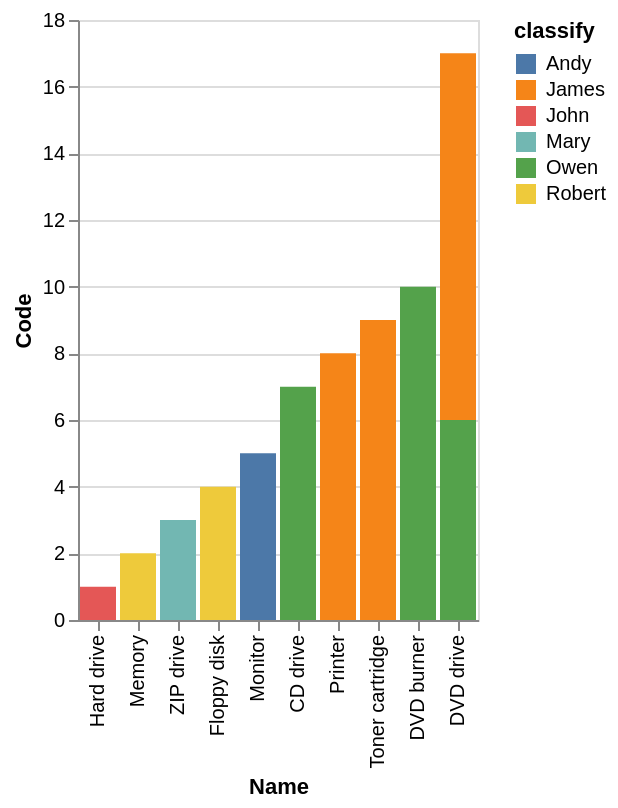

The specification (Vega-Lite) saved for this image:
### Vega-Lite specification from a JSON file in a GitHub repository (floating-point values rounded to 4 significant figures)
{"data": {"values": [{"x_data": "Hard drive", "y_data": 0, "classify": "Andy"}, {"x_data": "Memory", "y_data": 0, "classify": "Andy"}, {"x_data": "ZIP drive", "y_data": 0, "classify": "Andy"}, {"x_data": "Floppy disk", "y_data": 0, "classify": "Andy"}, {"x_data": "Monitor", "y_data": 5, "classify": "Andy"}, {"x_data": "CD drive", "y_data": 0, "classify": "Andy"}, {"x_data": "Printer", "y_data": 0, "classify": "Andy"}, {"x_data": "Toner cartridge", "y_data": 0, "classify": "Andy"}, {"x_data": "DVD burner", "y_data": 0, "classify": "Andy"}, {"x_data": "DVD drive", "y_data": 0, "classify": "Andy"}, {"x_data": "Hard drive", "y_data": 0, "classify": "James"}, {"x_data": "Memory", "y_data": 0, "classify": "James"}, {"x_data": "ZIP drive", "y_data": 0, "classify": "James"}, {"x_data": "Floppy disk", "y_data": 0, "classify": "James"}, {"x_data": "Monitor", "y_data": 0, "classify": "James"}, {"x_data": "CD drive", "y_data": 0, "classify": "James"}, {"x_data": "Printer", "y_data": 8, "classify": "James"}, {"x_data": "Toner cartridge", "y_data": 9, "classify": "James"}, {"x_data": "DVD burner", "y_data": 0, "classify": "James"}, {"x_data": "DVD drive", "y_data": 11, "classify": "James"}, {"x_data": "Hard drive", "y_data": 1, "classify": "John"}, {"x_data": "Memory", "y_data": 0, "classify": "John"}, {"x_data": "ZIP drive", "y_data": 0, "classify": "John"}, {"x_data": "Floppy disk", "y_data": 0, "classify": "John"}, {"x_data": "Monitor", "y_data": 0, "classify": "John"}, {"x_data": "CD drive", "y_data": 0, "classify": "John"}, {"x_data": "Printer", "y_data": 0, "classify": "John"}, {"x_data": "Toner cartridge", "y_data": 0, "classify": "John"}, {"x_data": "DVD burner", "y_data": 0, "classify": "John"}, {"x_data": "DVD drive", "y_data": 0, "classify": "John"}, {"x_data": "Hard drive", "y_data": 0, "classify": "Mary"}, {"x_data": "Memory", "y_data": 0, "classify": "Mary"}, {"x_data": "ZIP drive", "y_data": 3, "classify": "Mary"}, {"x_data": "Floppy disk", "y_data": 0, "classify": "Mary"}, {"x_data": "Monitor", "y_data": 0, "classify": "Mary"}, {"x_data": "CD drive", "y_data": 0, "classify": "Mary"}, {"x_data": "Printer", "y_data": 0, "classify": "Mary"}, {"x_data": "Toner cartridge", "y_data": 0, "classify": "Mary"}, {"x_data": "DVD burner", "y_data": 0, "classify": "Mary"}, {"x_data": "DVD drive", "y_data": 0, "classify": "Mary"}, {"x_data": "Hard drive", "y_data": 0, "classify": "Owen"}, {"x_data": "Memory", "y_data": 0, "classify": "Owen"}, {"x_data": "ZIP drive", "y_data": 0, "classify": "Owen"}, {"x_data": "Floppy disk", "y_data": 0, "classify": "Owen"}, {"x_data": "Monitor", "y_data": 0, "classify": "Owen"}, {"x_data": "CD drive", "y_data": 7, "classify": "Owen"}, {"x_data": "Printer", "y_data": 0, "classify": "Owen"}, {"x_data": "Toner cartridge", "y_data": 0, "classify": "Owen"}, {"x_data": "DVD burner", "y_data": 10, "classify": "Owen"}, {"x_data": "DVD drive", "y_data": 6, "classify": "Owen"}, {"x_data": "Hard drive", "y_data": 0, "classify": "Robert"}, {"x_data": "Memory", "y_data": 2, "classify": "Robert"}, {"x_data": "ZIP drive", "y_data": 0, "classify": "Robert"}, {"x_data": "Floppy disk", "y_data": 4, "classify": "Robert"}, {"x_data": "Monitor", "y_data": 0, "classify": "Robert"}, {"x_data": "CD drive", "y_data": 0, "classify": "Robert"}, {"x_data": "Printer", "y_data": 0, "classify": "Robert"}, {"x_data": "Toner cartridge", "y_data": 0, "classify": "Robert"}, {"x_data": "DVD burner", "y_data": 0, "classify": "Robert"}, {"x_data": "DVD drive", "y_data": 0, "classify": "Robert"}]}, "mark": "bar", "encoding": {"x": {"field": "x_data", "type": "nominal", "title": "Name", "sort": {"op": "sum", "field": "y_data", "order": "ascending"}}, "y": {"field": "y_data", "type": "quantitative", "title": "Code"}, "color": {"field": "classify"}}}
